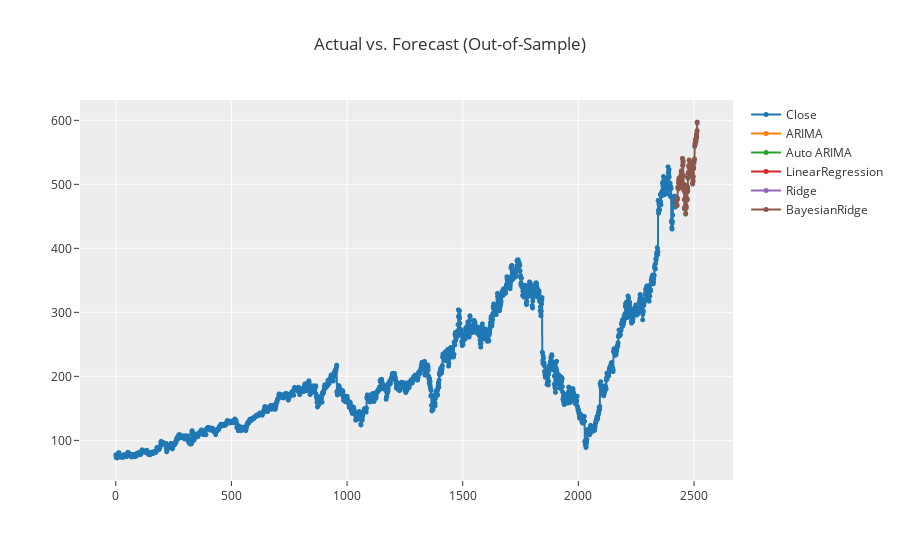

Notebook cell for this chart:
### Code cell
forecast = predict_model(best[1], fh=90)

# Step 4: Plot the forecast
plot_model(best, plot='forecast')

### Figure 1 — Plotly figure (JSON) as saved in the notebook; plotly's stock layout.template omitted (floating-point values rounded to 4 significant figures; data arrays with more than 128 entries replaced by an {"elided": "..."} marker saying what was removed)
{"data": [{"line": {"color": "rgb(31, 119, 180)", "width": 2}, "marker": {"color": "rgb(31, 119, 180)", "size": 5}, "mode": "lines+markers", "name": "Close", "type": "scattergl", "x": {"elided": "2515 int values"}, "xaxis": "x", "y": {"elided": "2515 float values"}, "yaxis": "y"}, {"line": {"color": "rgb(255, 127, 14)", "width": 2}, "marker": {"color": "rgb(255, 127, 14)", "size": 5}, "mode": "lines+markers", "name": "ARIMA", "type": "scattergl", "x": {"elided": "2515 int values"}, "xaxis": "x", "y": {"elided": "2515 float values"}, "yaxis": "y"}, {"line": {"color": "rgb(44, 160, 44)", "width": 2}, "marker": {"color": "rgb(44, 160, 44)", "size": 5}, "mode": "lines+markers", "name": "Auto ARIMA", "type": "scattergl", "x": {"elided": "2515 int values"}, "xaxis": "x", "y": {"elided": "2515 float values"}, "yaxis": "y"}, {"line": {"color": "rgb(214, 39, 40)", "width": 2}, "marker": {"color": "rgb(214, 39, 40)", "size": 5}, "mode": "lines+markers", "name": "LinearRegression", "type": "scattergl", "x": {"elided": "2515 int values"}, "xaxis": "x", "y": {"elided": "2515 float values"}, "yaxis": "y"}, {"line": {"color": "rgb(148, 103, 189)", "width": 2}, "marker": {"color": "rgb(148, 103, 189)", "size": 5}, "mode": "lines+markers", "name": "Ridge", "type": "scattergl", "x": {"elided": "2515 int values"}, "xaxis": "x", "y": {"elided": "2515 float values"}, "yaxis": "y"}, {"line": {"color": "rgb(140, 86, 75)", "width": 2}, "marker": {"color": "rgb(140, 86, 75)", "size": 5}, "mode": "lines+markers", "name": "BayesianRidge", "type": "scattergl", "x": {"elided": "2515 int values"}, "xaxis": "x", "y": {"elided": "2515 float values"}, "yaxis": "y"}], "layout": {"showlegend": true, "title": {"text": "Actual vs. Forecast (Out-of-Sample)"}, "xaxis": {"anchor": "y", "domain": [0, 1]}, "yaxis": {"anchor": "x", "domain": [0, 1]}}}
